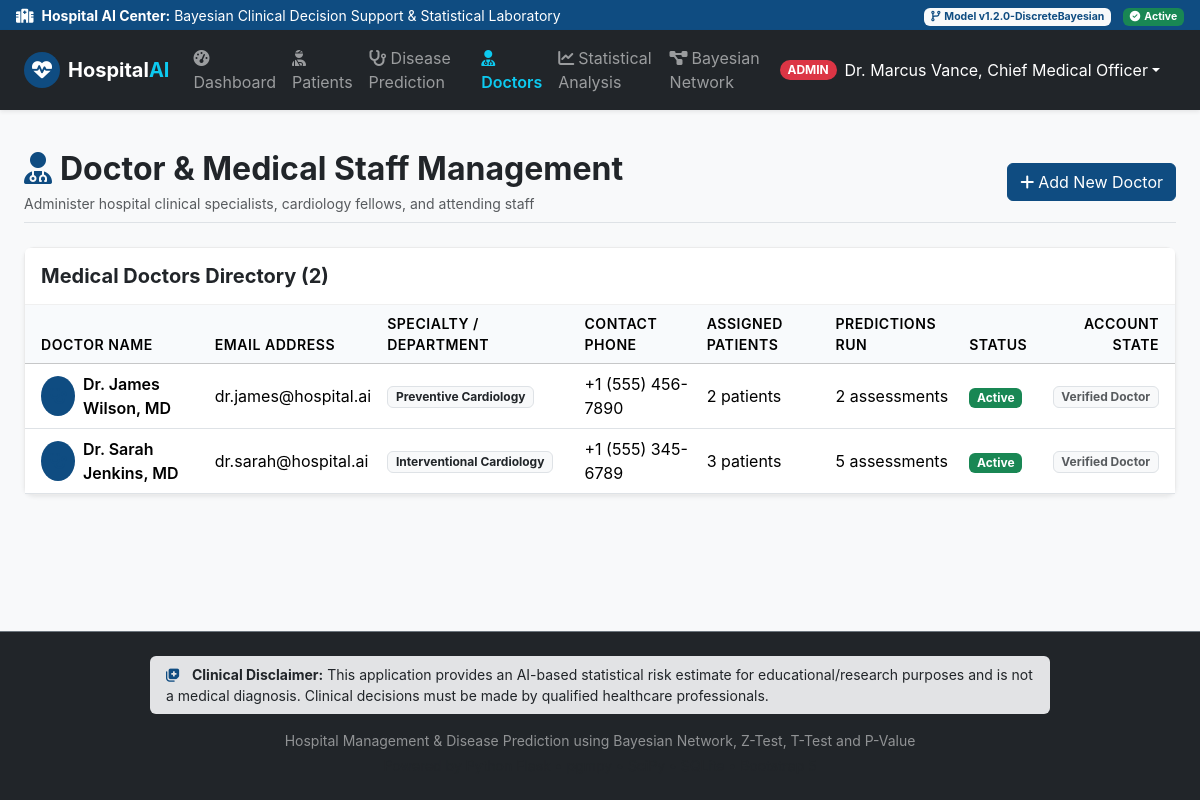
Page /admin/doctors (signed in) on the committed database.
### database/models.py (models this page shows, shortened)
class User(UserMixin, db.Model):
    __tablename__ = 'users'
    id = db.Column(db.Integer, primary_key=True)
    name = db.Column(db.String(120), nullable=False)
    email = db.Column(db.String(120), unique=True, nullable=False, index=True)
    password_hash = db.Column(db.String(256), nullable=False)
    role = db.Column(db.String(20), nullable=False, default='patient')  # 'admin', 'doctor', 'patient'
    phone = db.Column(db.String(30))
    specialty = db.Column(db.String(100), default='General Medicine')
    is_active = db.Column(db.Boolean, default=True)
    created_at = db.Column(db.DateTime, default=datetime.utcnow)
    patient_profile = db.relationship('Patient', foreign_keys='Patient.user_id', backref='user_account', uselist=False)
    assigned_patients = db.relationship('Patient', foreign_keys='Patient.doctor_id', backref='primary_doctor', lazy=True)
    records_created = db.relationship('MedicalRecord', backref='attending_doctor', lazy=True)
    predictions_requested = db.relationship('Prediction', backref='evaluating_doctor', lazy=True)

### app.py (the view)
@app.route('/admin/doctors')
@login_required
@admin_required
def manage_doctors():
    doctors_list = User.query.filter_by(role='doctor').order_by(User.name).all()
    return render_template('doctors.html', doctors=doctors_list)

### app.py (called while the page is built)
@login_manager.user_loader
def load_user(user_id):
    return db.session.get(User, int(user_id))

def admin_required(f):
    @wraps(f)
    def decorated_function(*args, **kwargs):
        if not current_user.is_authenticated or current_user.role != 'admin':
            flash("Administrator clearance required to access this resource.", "danger")
            return redirect(url_for('dashboard'))
        return f(*args, **kwargs)
    return decorated_function

### templates/doctors.html (shortened to what this page needs)
{% extends "base.html" %}
{% block content %}
<div class="container-fluid px-lg-4">
    <div class="d-flex flex-wrap justify-content-between align-items-center mb-4 pb-2 border-bottom">
        <div>
            <h2 class="fw-bold text-dark mb-1">
                <i class="fa-solid fa-user-doctor text-primary me-2"></i>Doctor & Medical Staff Management
            </h2>
            <p class="text-muted small mb-0">Administer hospital clinical specialists, cardiology fellows, and attending staff</p>
        </div>
        <div class="mt-3 mt-md-0">
            <button class="btn btn-primary" data-bs-toggle="modal" data-bs-target="#addDoctorModal">
                <i class="fa-solid fa-plus me-1"></i>Add New Doctor
            </button>
        </div>
    </div>
    <div class="card shadow-sm">
        <div class="card-header bg-white py-3">
            <h5 class="mb-0 fw-bold text-dark">Medical Doctors Directory ({{ doctors|length }})</h5>
        </div>
        <div class="table-responsive">
            <table class="table table-hover align-middle mb-0">
                <thead class="table-light">
                    <tr>
                        <th class="ps-3">Doctor Name</th>
                        <th>Email Address</th>
                        <th>Specialty / Department</th>
                        <th>Contact Phone</th>
                        <th>Assigned Patients</th>
                        <th>Predictions Run</th>
                        <th>Status</th>
                        <th class="text-end pe-3">Account State</th>
                    </tr>
                </thead>
                <tbody>
                    {% if doctors %}
                        {% for doc in doctors %}
                            <tr>
                                <td class="ps-3 fw-semibold">
                                    <div class="d-flex align-items-center">
                                        <div class="p-2 rounded-circle bg-primary bg-opacity-10 text-primary me-2">
                                            <i class="fa-solid fa-stethoscope"></i>
                                        </div>
                                        <span>{{ doc.name }}</span>
                                    </div>
                                </td>
                                <td>{{ doc.email }}</td>
                                <td><span class="badge bg-light text-dark border">{{ doc.specialty or 'Cardiology' }}</span></td>
                                <td>{{ doc.phone or 'N/A' }}</td>
                                <td>{{ doc.assigned_patients|length }} patients</td>
                                <td>{{ doc.predictions_requested|length }} assessments</td>
                                <td>
                                    {% if doc.is_active %}
                                        <span class="badge bg-success">Active</span>
                                    {% else %}
                                        <span class="badge bg-secondary">Inactive</span>
                                    {% endif %}
                                </td>
                                <td class="text-end pe-3">
                                    <span class="badge bg-light text-muted border">Verified Doctor</span>
                                </td>
                            </tr>
                        {% endfor %}
                    {% else %}
                        <tr>
                            <td colspan="8" class="text-center py-4 text-muted">
                                No doctors registered yet.
                            </td>
                        </tr>
                    {% endif %}
                </tbody>
            </table>
        </div>
    </div>
</div>
{% endblock %}

### templates/base.html (shortened to what this page needs)
<!DOCTYPE html>
<html lang="en">
<head>
    <link href="https://cdn.jsdelivr.net/npm/bootstrap@5.3.3/dist/css/bootstrap.min.css" rel="stylesheet">
    <link href="https://cdnjs.cloudflare.com/ajax/libs/font-awesome/6.5.1/css/all.min.css" rel="stylesheet">
    <link href="{{ url_for('static', filename='css/custom.css') }}" rel="stylesheet">
</head>
<body class="bg-light d-flex flex-column min-vh-100">
    <div class="bg-primary text-white py-1 px-3 small d-flex justify-content-between align-items-center">
        <div>
            <i class="fa-solid fa-hospital me-2"></i><strong>Hospital AI Center:</strong> Bayesian Clinical Decision Support & Statistical Laboratory
        </div>
        <div class="d-none d-md-block">
            <span class="badge bg-light text-primary me-2"><i class="fa-solid fa-code-branch me-1"></i>Model {{ config.MODEL_VERSION if config else 'v1.2.0' }}</span>
            <span class="badge bg-success"><i class="fa-solid fa-circle-check me-1"></i>Active</span>
        </div>
    </div>
    <nav class="navbar navbar-expand-lg navbar-dark bg-dark shadow-sm sticky-top">
        <div class="container-fluid px-lg-4">
            <a class="navbar-brand fw-bold d-flex align-items-center" href="{{ url_for('dashboard') }}">
                <span class="p-2 bg-primary rounded-circle me-2 text-white d-inline-flex align-items-center justify-content-center" style="width:36px; height:36px;">
                    <i class="fa-solid fa-heart-pulse"></i>
                </span>
                <span>Hospital<span class="text-info">AI</span></span>
            </a>
            <div class="collapse navbar-collapse" id="navbarContent">
                <ul class="navbar-nav me-auto mb-2 mb-lg-0">
                    {% if current_user.is_authenticated %}
                        <li class="nav-item">
                            <a class="nav-link {% if request.endpoint == 'dashboard' %}active text-info fw-semibold{% endif %}" href="{{ url_for('dashboard') }}">
                                <i class="fa-solid fa-gauge-high me-1"></i>Dashboard
                            </a>
                        </li>
                        {% if current_user.role in ['admin', 'doctor'] %}
                            <li class="nav-item">
                                <a class="nav-link {% if request.endpoint == 'patients' or request.endpoint == 'patient_detail' %}active text-info fw-semibold{% endif %}" href="{{ url_for('patients') }}">
                                    <i class="fa-solid fa-user-injured me-1"></i>Patients
                                </a>
                            </li>
                            <li class="nav-item">
                                <a class="nav-link {% if request.endpoint == 'predict' %}active text-info fw-semibold{% endif %}" href="{{ url_for('predict') }}">
                                    <i class="fa-solid fa-stethoscope me-1"></i>Disease Prediction
                                </a>
                            </li>
                        {% endif %}
                        {% if current_user.role == 'admin' %}
                            <li class="nav-item">
                                <a class="nav-link {% if request.endpoint == 'manage_doctors' %}active text-info fw-semibold{% endif %}" href="{{ url_for('manage_doctors') }}">
                                    <i class="fa-solid fa-user-doctor me-1"></i>Doctors
                                </a>
                            </li>
                        {% endif %}
                        <li class="nav-item">
                            <a class="nav-link {% if request.endpoint == 'statistics_page' %}active text-info fw-semibold{% endif %}" href="{{ url_for('statistics_page') }}">
                                <i class="fa-solid fa-chart-line me-1"></i>Statistical Analysis
                            </a>
                        </li>
                        <li class="nav-item">
                            <a class="nav-link {% if request.endpoint == 'bayesian_network_page' %}active text-info fw-semibold{% endif %}" href="{{ url_for('bayesian_network_page') }}">
                                <i class="fa-solid fa-diagram-project me-1"></i>Bayesian Network
                            </a>
                        </li>
                    {% endif %}
                </ul>
                <ul class="navbar-nav ms-auto align-items-center">
                    {% if current_user.is_authenticated %}
                        <li class="nav-item dropdown me-2">
                            <a class="nav-link dropdown-toggle text-white d-flex align-items-center" href="#" role="button" data-bs-toggle="dropdown">
                                <span class="badge rounded-pill me-2 {% if current_user.role == 'admin' %}bg-danger{% elif current_user.role == 'doctor' %}bg-primary{% else %}bg-success{% endif %}">
                                    {{ current_user.role.upper() }}
                                </span>
                                <span>{{ current_user.name }}</span>
                            </a>
                        </li>
                    {% endif %}
                </ul>
            </div>
        </div>
    </nav>
    <main class="flex-grow-1 py-4">
        {% block content %}{% endblock %}
    </main>
    <footer class="bg-dark text-white-50 py-4 mt-auto border-top border-secondary">
        <div class="container text-center">
            <div class="alert alert-secondary text-dark border-0 small py-2 px-3 mb-3 d-inline-block text-start" style="max-width: 900px;">
                <i class="fa-solid fa-notes-medical text-primary me-2"></i>
                <strong>Clinical Disclaimer:</strong> This application provides an AI-based statistical risk estimate for educational/research purposes and is not a medical diagnosis. Clinical decisions must be made by qualified healthcare professionals.
            </div>
            <p class="mb-1 small">
                Hospital Management & Disease Prediction using Bayesian Network, Z-Test, T-Test and P-Value
            </p>
            <p class="small text-muted mb-0">
            </p>
        </div>
    </footer>
</body>
</html>

### static/css/custom.css (style rules this page uses)
:root { --primary-blue: #0f4c81; --medical-teal: #00a896; --warning-orange: #fd7e14; --danger-crimson: #dc3545; --card-shadow: 0 4px 12px rgba(15, 76, 129, 0.08); }
body { font-family: -apple-system, BlinkMacSystemFont, "Segoe UI", Roboto, "Helvetica Neue", Arial, sans-serif; color: #2c3e50; background-color: #f4f7f9; }
.card { border-radius: 10px; border: 1px solid rgba(0, 0, 0, 0.08); box-shadow: var(--card-shadow); transition: transform 0.15s ease, box-shadow 0.15s ease; }
.card-header { background-color: #ffffff; border-bottom: 1px solid rgba(0, 0, 0, 0.06); font-weight: 600; }
.btn-primary { background-color: var(--primary-blue); border-color: var(--primary-blue); }
.bg-primary { background-color: var(--primary-blue) !important; }
.text-primary { color: var(--primary-blue) !important; }
.table th { font-weight: 600; font-size: 0.88rem; text-transform: uppercase; letter-spacing: 0.5px; background-color: #f8fafc; }

### rows in the picture
User: role "ADMIN", name "Dr. Marcus Vance, Chief Medical Officer"
User: name "Dr. James Wilson, MD", email "dr.james@hospital.ai", specialty "Preventive Cardiology", phone "+1 (555) 456-7890", assigned_patients|length "2", predictions_requested|length "2", is_active "Active"
User: name "Dr. Sarah Jenkins, MD", email "dr.sarah@hospital.ai", specialty "Interventional Cardiology", phone "+1 (555) 345-6789", assigned_patients|length "3", predictions_requested|length "5", is_active "Active"

### other values in the picture
{{ config.MODEL_VERSION if config else 'v1.2.0' }} "v1.2.0-DiscreteBayesian"
{{ doctors|length }} "2"
